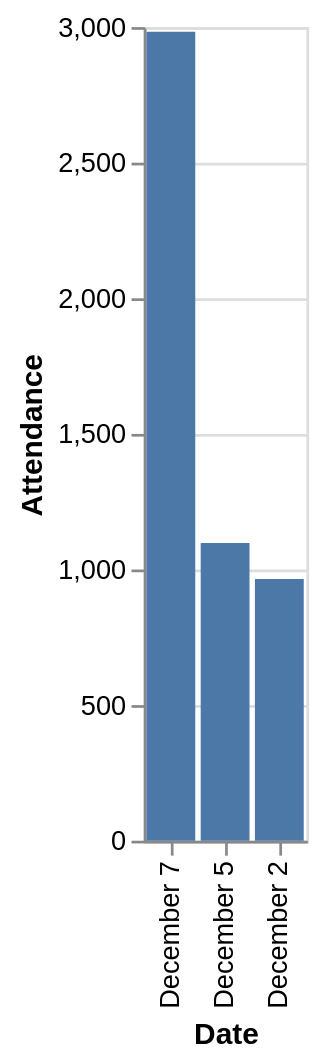

Write the Vega-Lite specification saved for this chart.
### Vega-Lite specification from a JSON file in a GitHub repository (floating-point values rounded to 4 significant figures)
{"data": {"values": [{"x_data": "December 7", "y_data": 2983}, {"x_data": "December 5", "y_data": 1098}, {"x_data": "December 2", "y_data": 965}]}, "mark": "bar", "encoding": {"x": {"field": "x_data", "type": "nominal", "title": "Date", "sort": {"op": "sum", "field": "y_data", "order": "descending"}}, "y": {"field": "y_data", "type": "quantitative", "title": "Attendance"}}}
